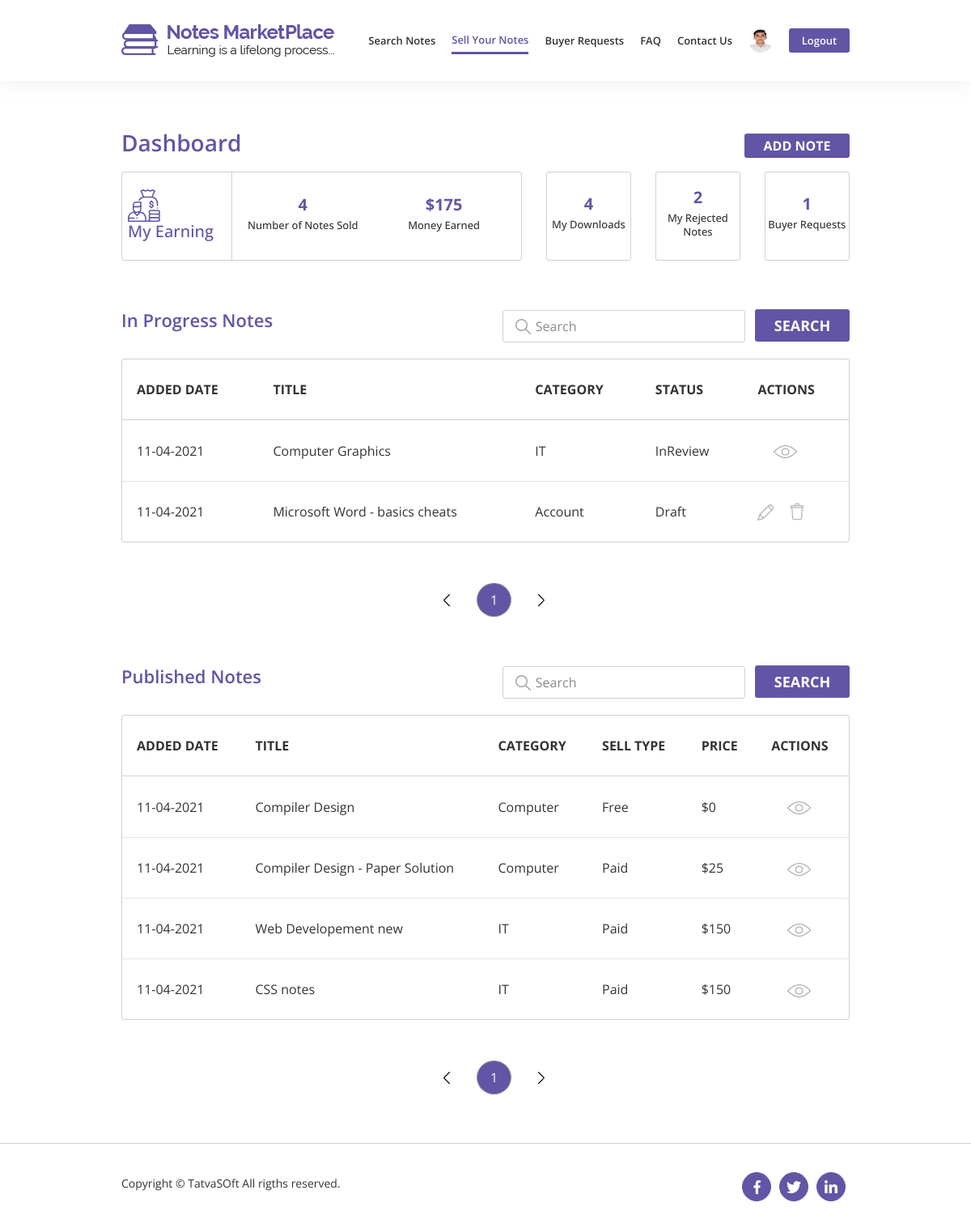
Page /member/dashboard.php (signed in) on the committed database.
### tables this page shows
CREATE TABLE `user` (
  `UserID` int(11) NOT NULL,
  `RoleID` int(11) NOT NULL,
  `FirstName` varchar(50) NOT NULL,
  `LastName` varchar(50) NOT NULL,
  `EmailID` varchar(100) NOT NULL,
  `Password` varchar(200) NOT NULL,
  `IsEmailVerified` bit(10) NOT NULL DEFAULT b'0',
  `SecondaryEmailID` varchar(100) DEFAULT NULL,
  `BirthDate` date DEFAULT NULL,
  `Gender` tinyint(1) DEFAULT NULL COMMENT '0-Male 1-Female',
  `PhoneNo` varchar(20) DEFAULT NULL,
  `ProfilePictureFile` varchar(100) DEFAULT NULL,
  `Address1` varchar(100) DEFAULT NULL,
  `Address2` varchar(100) DEFAULT NULL,
  `City` varchar(50) DEFAULT NULL,
  `State` varchar(50) DEFAULT NULL,
  `Zipcode` varchar(50) DEFAULT NULL,
  `CountryID` int(11) DEFAULT NULL,
  `University` varchar(100) DEFAULT NULL,
  `CollegeName` varchar(100) DEFAULT NULL,
  `CreatedDate` datetime DEFAULT NULL,
  `CreatedBy` int(11) DEFAULT NULL,
  `ModifiedDate` datetime DEFAULT NULL,
  `ModifiedBy` int(11) DEFAULT NULL,
  `IsActive` bit(10) NOT NULL DEFAULT b'1'
);

CREATE TABLE `notes` (
  `NoteID` int(11) NOT NULL,
  `NoteTitle` varchar(100) NOT NULL,
  `CategoryID` int(11) NOT NULL,
  `DisplayPictureFile` varchar(100) NOT NULL,
  `NoteFile` varchar(255) NOT NULL,
  `TypeID` int(11) NOT NULL,
  `NotePage` int(11) NOT NULL,
  `Description` varchar(255) NOT NULL,
  `CountryID` int(11) DEFAULT NULL,
  `InstituteName` varchar(200) DEFAULT NULL,
  `CourseName` varchar(100) DEFAULT NULL,
  `CourseCode` varchar(100) DEFAULT NULL,
  `ProfessorName` varchar(100) DEFAULT NULL,
  `SellType` bit(10) NOT NULL,
  `NotePrice` int(11) DEFAULT NULL,
  `PreviewFile` varchar(100) DEFAULT NULL,
  `SellerID` int(11) NOT NULL,
  `NoteStatusID` int(11) NOT NULL,
  `PublishedDate` datetime DEFAULT NULL,
  `ActionedBy` int(11) DEFAULT NULL,
  `AdminRemark` varchar(255) DEFAULT NULL,
  `CreatedDate` datetime DEFAULT NULL,
  `CreatedBy` int(11) DEFAULT NULL,
  `ModifiedDate` datetime DEFAULT NULL,
  `ModifiedBy` int(11) DEFAULT NULL,
  `IsActive` bit(10) NOT NULL DEFAULT b'1'
);

CREATE TABLE `categorytable` (
  `CategoryID` int(11) NOT NULL,
  `Category` varchar(100) NOT NULL,
  `Description` varchar(255) NOT NULL,
  `CreatedDate` datetime DEFAULT NULL,
  `CreatedBy` int(11) DEFAULT NULL,
  `ModifiedDate` datetime DEFAULT NULL,
  `ModifiedBy` int(11) DEFAULT NULL,
  `IsActive` bit(10) NOT NULL DEFAULT b'1'
);

CREATE TABLE `notestatus` (
  `NoteStatusID` int(11) NOT NULL,
  `Status` varchar(100) NOT NULL,
  `CreatedDate` datetime DEFAULT NULL,
  `CreatedBy` int(11) DEFAULT NULL,
  `ModifiedDate` datetime DEFAULT NULL,
  `ModifiedBy` int(11) DEFAULT NULL,
  `IsActive` bit(10) NOT NULL DEFAULT b'1'
);

### member/dashboard.php (the view, shortened to what the rows shown need)
<?php
include '../Database/database.php';
include '../functions.php';
$user_id = $_SESSION['user_id'];
$profile_image_nav = ProfileImage($user_id);
?>
<!DOCTYPE html>
<html lang="en">
    <head>
        <link rel="stylesheet" href="../css/datatable/jquery.dataTables.min.css">
        <link rel="stylesheet" href="../css/bootstrap/bootstrap.min.css">
        <link rel="stylesheet" href="../css/user-style.css">
        <link rel="stylesheet" href="../css/user-responsive.css">
    </head>
    <body>
        <nav class="navbar fixed-top navbar-expand-lg box white-nav-top">
            <div class="container-fluid">
                <div class="collapse navbar-collapse">
                    <ul class="navbar-nav ml-auto">
                        <li class="dropdown">
                                <a href="#" style="border: none;" class="dropdown-toggle" id="profile-dropdown" data-toggle="dropdown" aria-haspopup="true" aria-expanded="false"><img src=<?php echo $profile_image_nav;?> alt="progile image"></a>
                        </li>
                    </ul>
                </div>
            </div>
        </nav>
        <div id="dashboard-stats" class="box">
            <div class="container-fluid">
                <div class="row">
                    <div class="col-md-6 col-6">
                        <h2>Dashboard</h2>
                    </div>
                </div>
            </div>
        </div>
        <div class="notes-table box">
            <div class="container-fluid">
                <div class="row">
                    <div class="col-md-6 col-sm-5 col-12">
                        <h2>In Progress Notes</h2>
                    </div>
                </div>
                <?php
                $query = "SELECT notes.NoteID,notes.NoteTitle,categorytable.Category,notestatus.Status,notes.CreatedDate FROM notes JOIN categorytable ON notes.CategoryID=categorytable.CategoryID JOIN notestatus ON notes.NoteStatusID = notestatus.NoteStatusID WHERE SellerID = '$user_id' and ( notes.NoteStatusID = 1 or notes.NoteStatusID = 2 or notes.NoteStatusID = 3)";
                $progress_notes_query = mysqli_query($connection, $query);
                ?>
                <table id="in-progress-table" class="datatable display nowrap" style="width: 100%;">
                    <thead>
                        <tr>
                            <th>Added Date</th>
                            <th>Title</th>
                            <th>Category</th>
                            <th>Status</th>
                            <th>Actions</th>
                        </tr>
                    </thead>
                    <tbody>
                    <?php
                    while($row = mysqli_fetch_array($progress_notes_query)){
                        $note_id = $row['NoteID'];
                        $added_date = $row['CreatedDate'];
                        $title = $row['NoteTitle'];
                        $category = $row['Category'];
                        $note_status = $row['Status'];
                        $added_date = strtotime($added_date);
                        ?>
                        <tr>
                            <td><?php echo date('d-m-Y',$added_date);?></td>
                            <td><?php echo $title;?></td>
                            <td><?php echo $category;?></td>
                            <td><?php echo $note_status;?></td>
                            <td>
                                <span class="action-icons">
                                <?php  if($note_status == 'Draft'){?>
                                    <a href="add_notes.php?note_id=<?php echo $note_id;?>"><img src="../images/Dashboard/edit.png" alt="edit" class="edit-icon"></a>
                                    <a class="delete-notes" note-id=<?php echo $note_id;?> style="cursor: pointer;"><img src="../images/front/delete.png" alt="delete" class="delete-icon"></a>
                                <?php }
                                else{?>
                                     <a href="add_notes.php?note_id=<?php echo $note_id;?>&view=1"><img src="../images/Dashboard/eye.png" alt="view" class="view-icon"></a>
                                <?php }?>
                                </span>
                            </td>
                        </tr>
                        <?php
                    }
                    ?>
                    </tbody>
                </table>
            </div>
        </div>
        <div class="notes-table box">
            <div class="container-fluid">
                <div class="row">
                    <div class="col-md-6 col-sm-5 col-12">
                        <h2>Published Notes</h2>
                    </div>
                </div>
                <?php
                $query = "SELECT notes.NoteID,notes.NoteTitle,categorytable.Category,notes.CreatedDate,notes.SellType,notes.NotePrice FROM notes JOIN categorytable ON notes.CategoryID=categorytable.CategoryID WHERE SellerID = '$user_id' and notes.NoteStatusID = 4";
                $published_notes_query = mysqli_query($connection, $query);
                ?>
                <table id="published-table" class="datatable display nowrap" style="width: 100%;">
                    <thead>
                        <tr>
                            <th>Added Date</th>
                            <th>Title</th>
                            <th>Category</th>
                            <th>Sell type</th>
                            <th>price</th>
                            <th>Actions</th>
                        </tr>
                    </thead>
                    <tbody>
                    <?php
                    while($row = mysqli_fetch_array($published_notes_query)){
                        $note_id = $row['NoteID'];
                        $title = $row['NoteTitle'];
                        $category = $row['Category'];
                        $sell_type = $row['SellType'];
                        $note_price = $row['NotePrice'];
                        $added_date = $row['CreatedDate'];
                        $added_date = strtotime($added_date);
                    ?>
                        <tr>
                            <td><?php echo date('d-m-Y',$added_date);?></td>
                            <td><?php echo $title;?></td>
                            <td><?php echo $category;?></td>
                            <td><?php echo ($sell_type == 0) ?'Free':'Paid';?></td>
                            <td>$<?php echo $note_price;?></td>
                            <td>
                                <span class="action-icons">
                                    <a href="add_notes.php?note_id=<?php echo $note_id;?>&view=1"><img src="../images/Dashboard/eye.png" alt="edit" class="view-icon"></a>
                                </span>
                            </td>
                        </tr>
                        <?php
                        }
                        ?>
                    </tbody>
                </table>
            </div>
        </div>
    </body>
</html>

### rows in the picture
user: ProfilePictureFile (picture)
notes: CreatedDate "11-04-2021", NoteTitle "Computer Graphics", CategoryID.Category "IT", NoteStatusID.Status "InReview"
notes: CreatedDate "11-04-2021", NoteTitle "Microsoft Word - basics cheats", CategoryID.Category "Account", NoteStatusID.Status "Draft"
notes: CreatedDate "11-04-2021", NoteTitle "Compiler Design", CategoryID.Category "Computer", SellType "Free", NotePrice "0"
notes: CreatedDate "11-04-2021", NoteTitle "Compiler Design - Paper Solution", CategoryID.Category "Computer", SellType "Paid", NotePrice "25"
notes: CreatedDate "11-04-2021", NoteTitle "Web Developement new", CategoryID.Category "IT", SellType "Paid", NotePrice "150"
notes: CreatedDate "11-04-2021", NoteTitle "CSS notes", CategoryID.Category "IT", SellType "Paid", NotePrice "150"

### other values in the picture
$notes_sold_number "4"
$total_earned "175"
$my_downloads "4"
$my_rejected_notes "2"
$my_buyer_request "1"
